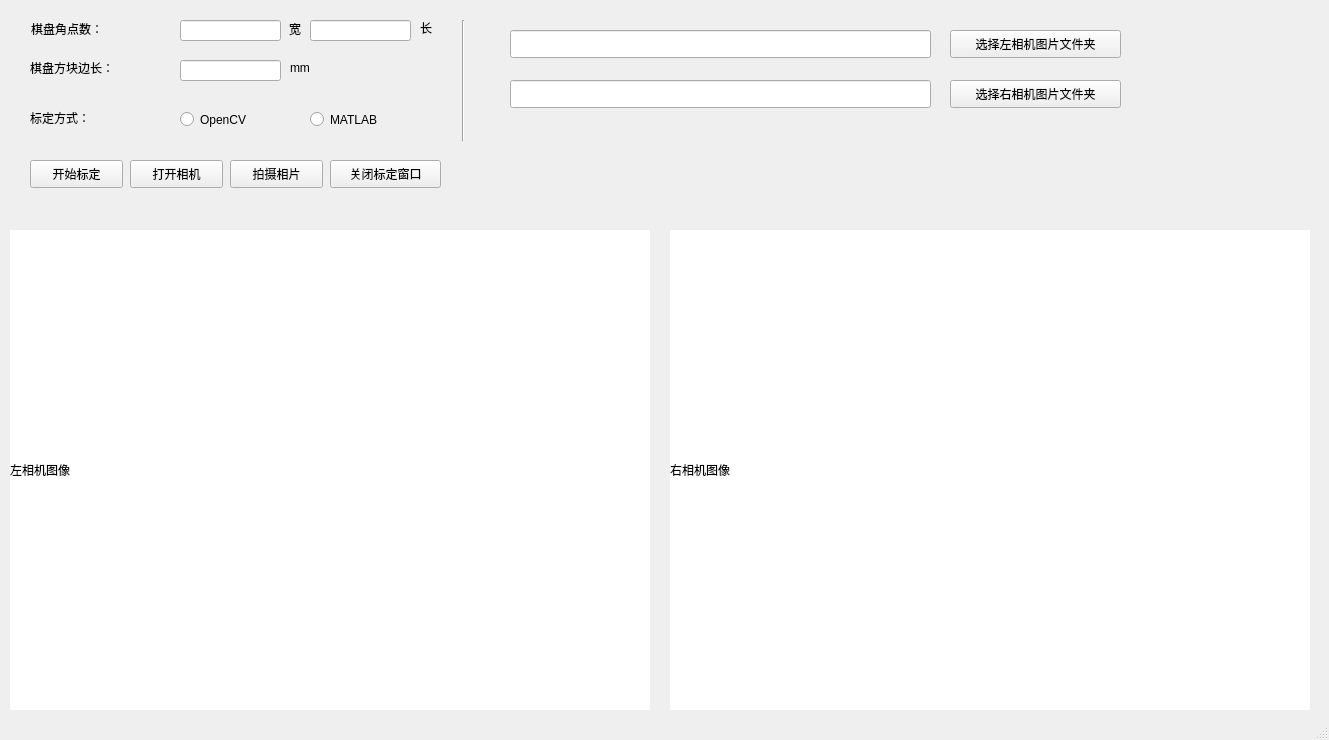
<?xml version="1.0" encoding="UTF-8"?>
<ui version="4.0">
 <class>MainWindow</class>
 <widget class="QMainWindow" name="MainWindow">
  <property name="geometry">
   <rect>
    <x>0</x>
    <y>0</y>
    <width>1329</width>
    <height>740</height>
   </rect>
  </property>
  <property name="mouseTracking">
   <bool>true</bool>
  </property>
  <property name="contextMenuPolicy">
   <enum>Qt::DefaultContextMenu</enum>
  </property>
  <property name="windowTitle">
   <string>MainWindow</string>
  </property>
  <property name="styleSheet">
   <string notr="true"/>
  </property>
  <widget class="QWidget" name="centralwidget">
   <widget class="QLabel" name="label">
    <property name="geometry">
     <rect>
      <x>31</x>
      <y>21</y>
      <width>91</width>
      <height>16</height>
     </rect>
    </property>
    <property name="text">
     <string>棋盘角点数：</string>
    </property>
   </widget>
   <widget class="QLabel" name="left_cam">
    <property name="geometry">
     <rect>
      <x>10</x>
      <y>230</y>
      <width>640</width>
      <height>480</height>
     </rect>
    </property>
    <property name="styleSheet">
     <string notr="true">QLabel{
	background-color:white;
}</string>
    </property>
    <property name="text">
     <string>左相机图像</string>
    </property>
   </widget>
   <widget class="QLabel" name="right_cam">
    <property name="geometry">
     <rect>
      <x>670</x>
      <y>230</y>
      <width>640</width>
      <height>480</height>
     </rect>
    </property>
    <property name="styleSheet">
     <string notr="true">QLabel{
	background-color:white;
}</string>
    </property>
    <property name="text">
     <string>右相机图像</string>
    </property>
   </widget>
   <widget class="QLineEdit" name="ChessBoardWidth">
    <property name="geometry">
     <rect>
      <x>180</x>
      <y>20</y>
      <width>101</width>
      <height>21</height>
     </rect>
    </property>
   </widget>
   <widget class="QLabel" name="label_2">
    <property name="geometry">
     <rect>
      <x>289</x>
      <y>21</y>
      <width>16</width>
      <height>16</height>
     </rect>
    </property>
    <property name="text">
     <string>宽</string>
    </property>
   </widget>
   <widget class="QLineEdit" name="ChessBoardLength">
    <property name="geometry">
     <rect>
      <x>310</x>
      <y>20</y>
      <width>101</width>
      <height>21</height>
     </rect>
    </property>
   </widget>
   <widget class="QLabel" name="label_3">
    <property name="geometry">
     <rect>
      <x>420</x>
      <y>20</y>
      <width>16</width>
      <height>16</height>
     </rect>
    </property>
    <property name="text">
     <string>长</string>
    </property>
   </widget>
   <widget class="QLabel" name="label_4">
    <property name="geometry">
     <rect>
      <x>30</x>
      <y>60</y>
      <width>111</width>
      <height>16</height>
     </rect>
    </property>
    <property name="text">
     <string>棋盘方块边长：</string>
    </property>
   </widget>
   <widget class="QLineEdit" name="RectWidth">
    <property name="geometry">
     <rect>
      <x>180</x>
      <y>60</y>
      <width>101</width>
      <height>21</height>
     </rect>
    </property>
   </widget>
   <widget class="QLabel" name="label_5">
    <property name="geometry">
     <rect>
      <x>290</x>
      <y>60</y>
      <width>72</width>
      <height>15</height>
     </rect>
    </property>
    <property name="text">
     <string>mm</string>
    </property>
   </widget>
   <widget class="QLabel" name="label_6">
    <property name="geometry">
     <rect>
      <x>30</x>
      <y>110</y>
      <width>72</width>
      <height>15</height>
     </rect>
    </property>
    <property name="text">
     <string>标定方式：</string>
    </property>
   </widget>
   <widget class="QRadioButton" name="Calib01">
    <property name="geometry">
     <rect>
      <x>180</x>
      <y>110</y>
      <width>115</width>
      <height>19</height>
     </rect>
    </property>
    <property name="text">
     <string>OpenCV</string>
    </property>
    <attribute name="buttonGroup">
     <string notr="true">buttonGroup</string>
    </attribute>
   </widget>
   <widget class="QRadioButton" name="Calib02">
    <property name="geometry">
     <rect>
      <x>310</x>
      <y>110</y>
      <width>115</width>
      <height>19</height>
     </rect>
    </property>
    <property name="text">
     <string>MATLAB</string>
    </property>
    <attribute name="buttonGroup">
     <string notr="true">buttonGroup</string>
    </attribute>
   </widget>
   <widget class="QPushButton" name="btnSelectLeftImage">
    <property name="geometry">
     <rect>
      <x>950</x>
      <y>30</y>
      <width>171</width>
      <height>28</height>
     </rect>
    </property>
    <property name="text">
     <string>选择左相机图片文件夹</string>
    </property>
   </widget>
   <widget class="QPushButton" name="btnSelectRightImage">
    <property name="geometry">
     <rect>
      <x>950</x>
      <y>80</y>
      <width>171</width>
      <height>28</height>
     </rect>
    </property>
    <property name="text">
     <string>选择右相机图片文件夹</string>
    </property>
   </widget>
   <widget class="QPushButton" name="btnStartCalib">
    <property name="geometry">
     <rect>
      <x>30</x>
      <y>160</y>
      <width>93</width>
      <height>28</height>
     </rect>
    </property>
    <property name="text">
     <string>开始标定</string>
    </property>
   </widget>
   <widget class="QPushButton" name="btnOpenCam">
    <property name="geometry">
     <rect>
      <x>130</x>
      <y>160</y>
      <width>93</width>
      <height>28</height>
     </rect>
    </property>
    <property name="text">
     <string>打开相机</string>
    </property>
   </widget>
   <widget class="QPushButton" name="btnCatchCam">
    <property name="geometry">
     <rect>
      <x>230</x>
      <y>160</y>
      <width>93</width>
      <height>28</height>
     </rect>
    </property>
    <property name="text">
     <string>拍摄相片</string>
    </property>
   </widget>
   <widget class="QPushButton" name="btnClose">
    <property name="geometry">
     <rect>
      <x>330</x>
      <y>160</y>
      <width>111</width>
      <height>28</height>
     </rect>
    </property>
    <property name="text">
     <string>关闭标定窗口</string>
    </property>
   </widget>
   <widget class="QLineEdit" name="left_path">
    <property name="enabled">
     <bool>true</bool>
    </property>
    <property name="geometry">
     <rect>
      <x>510</x>
      <y>30</y>
      <width>421</width>
      <height>28</height>
     </rect>
    </property>
    <property name="mouseTracking">
     <bool>false</bool>
    </property>
   </widget>
   <widget class="Line" name="line">
    <property name="geometry">
     <rect>
      <x>453</x>
      <y>20</y>
      <width>20</width>
      <height>121</height>
     </rect>
    </property>
    <property name="orientation">
     <enum>Qt::Vertical</enum>
    </property>
   </widget>
   <widget class="QLineEdit" name="right_path">
    <property name="geometry">
     <rect>
      <x>510</x>
      <y>80</y>
      <width>421</width>
      <height>28</height>
     </rect>
    </property>
   </widget>
  </widget>
  <widget class="QStatusBar" name="statusbar"/>
 </widget>
 <resources/>
 <connections/>
 <buttongroups>
  <buttongroup name="buttonGroup"/>
 </buttongroups>
</ui>
